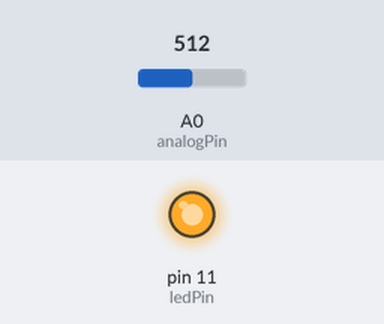
A sketch run on a simulated Arduino Uno, built with avr-gcc and run on an emulated ATmega328P. On the bench: output pins drawn as LEDs (lit = HIGH). Inputs (shaded band) come from the test bench; at power-on: A0 (analogPin) = 512. What the sketch prints to the serial monitor is not drawn.

Above: at 3.8 s.
3.9 s: A0 (analogPin) set to 219
7.8 s: A0 (analogPin) set to 193
At 10.4 s:
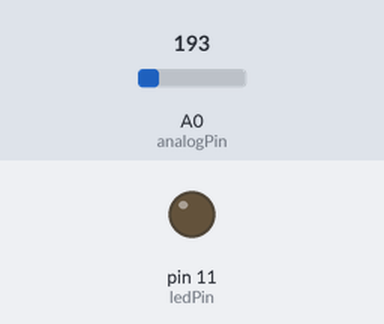
11.7 s: A0 (analogPin) set to 306
At 13.1 s:
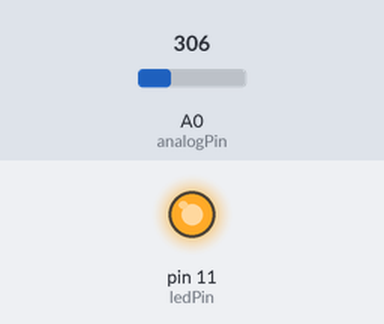
15.6 s: A0 (analogPin) set to 122
At 18.9 s:
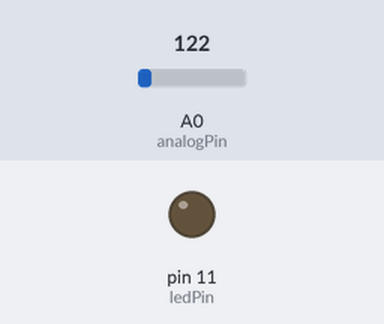
Timing chart, 0 to 20.4 s (numbered marks = the images above; inputs shaded):
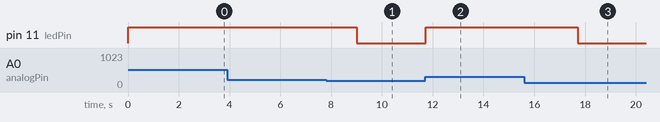

Measured:
- the behaviour switches between 205 and 204 on A0 (analogPin) (found by bisection; images 0 and 1)
- after the input at 3.9 s, every drawn part: stays the same
- after the input at 7.8 s, pin 11 (ledPin): HIGH → LOW after 1.2 s
- after the input at 11.7 s, pin 11 (ledPin): LOW → HIGH at once
- after the input at 15.6 s, pin 11 (ledPin): HIGH → LOW after 2.1 s

The sketch:

DiditalCandle2.ino
```cpp
/*電子ローソクをつくろう！その２
   内容
   音量が閾値を超えると，LEDが開く
*/

const int analogPin = A0; // マイクモジュールのA0出力接続先
const int ledPin = 11; // LEDのピン出力接続先(PWMが可能なPIN)

void setup() {
  Serial.begin(9600);
  pinMode(ledPin,OUTPUT); // LEDピンをOUTPUTにする
}

void loop() {
  float volume = (float)analogRead(analogPin) / 1024.0f * 100.0f; // analogReadは0~1024の値を取る．音の大きさを%に変換
  Serial.print("音量:");
  Serial.println(volume); // シリアルモニタに音量を表示
  if(volume > 20){
    digitalWrite(ledPin,HIGH); // LEDが光る
    delay(3000); // 3000ms（3秒）待つ
  }
  else{
    digitalWrite(ledPin,LOW); // LEDを光らせない
    delay(100); // 100ms（0.1秒）待つ
  }
}
```
